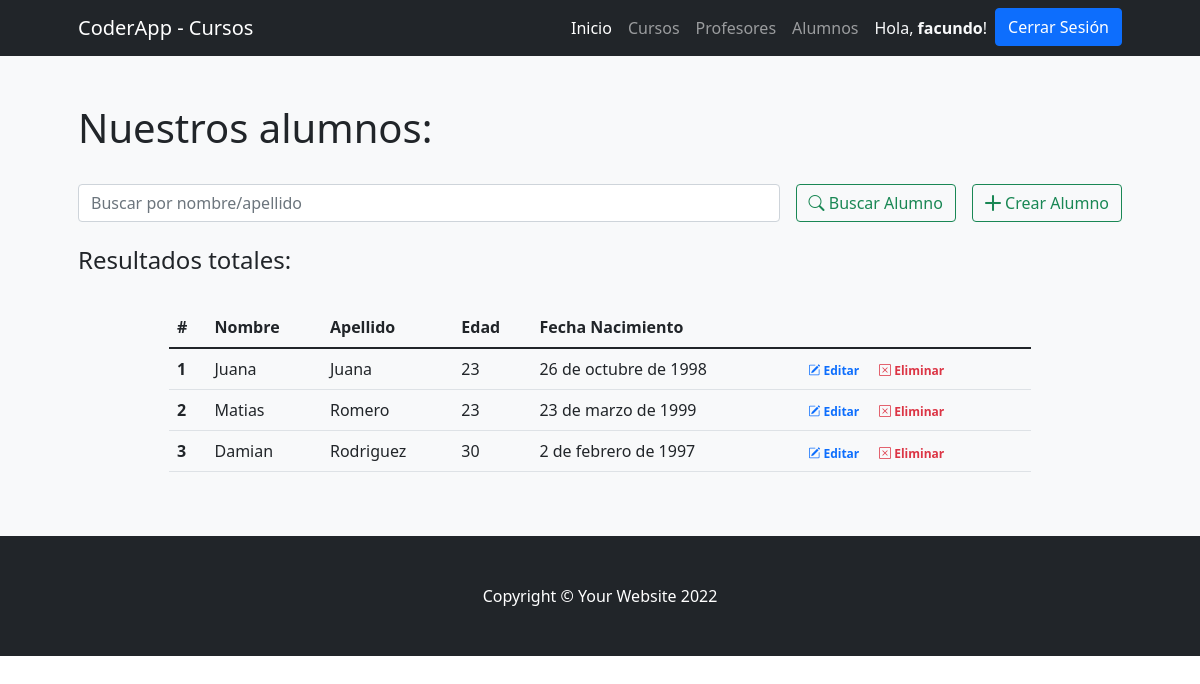
The app's page /appcye/alumnos/ (signed in), older data.
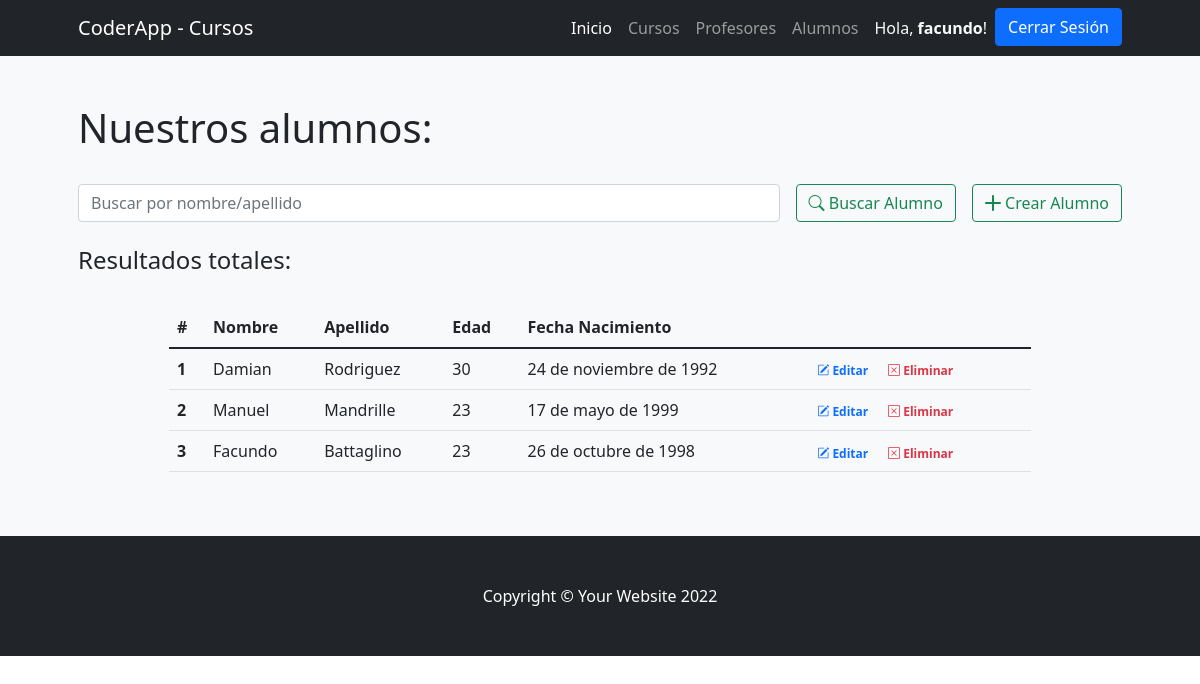
The same page, newer data.
### AppCursosyEventos/models.py (models this page shows)
class Alumnos(models.Model):
    nombre = models.CharField(max_length= 30)
    apellido = models.CharField(max_length= 30)
    edad = models.PositiveIntegerField()
    fecha_nacimiento = models.DateField()
    class Meta:
        verbose_name_plural = "Alumnos"

### AppCursosyEventos/views.py (the view, shortened to what this page needs)
# urls.py: path('alumnos/', alumno , name= "alumnos" ),
@login_required
def alumno(request):
    alumno = Alumnos.objects.all()
    return render(request,"CursosyEventosApp/alumnos.html",{"alumnos":alumno})

### AppCursosyEventos/templates/CursosyEventosApp/alumnos.html (shortened to what this page needs)
{% extends 'CursosyEventosApp/base.html' %}
{% load static %}
{% block contenidoPagina %}
<section class="bg-light py-5">
    <div class="container px-5">
        <h1>Nuestros alumnos:</h1>
        <br>
        <div class="row gx-5 justify-content-center">
            <div class="col-lg-12">
                <form class="d-flex my-2 my-lg-0" action="" method="post">
                    <input class="flex-grow-0 form-control mr-sm-2" type="search" name="alumnoo" placeholder="Buscar por nombre/apellido" aria-label="Search">
                    <button class="btn btn-outline-success text-nowrap ms-3 my-2 my-sm-0" type="submit"> <i class="bi bi-search"></i> Buscar Alumno</button>
                    <a class="btn btn-outline-success text-nowrap ms-3 my-2 my-sm-0" href="{% url 'crear_alumnos' %}"> <i class="bi bi-plus-lg"></i> Crear Alumno</a>
                </form>
            </div>
        </div>
        <br>
        <h4>Resultados
            {% if alumnoo %}
                para "{{busqueda}}":
            {% else %}
                totales:
            {% endif %}
        </h4>
        <br>
        <div class="row gx-5 justify-content-center">
            <div class="col-lg-10 table-responsive">
                <table class="table table-theme">
                    <thead>
                        <tr>
                            <th scope="col">#</th>
                            <th scope="col">Nombre</th>
                            <th scope="col">Apellido</th>
                            <th scope="col">Edad</th>
                            <th scope="col">Fecha Nacimiento</th>
                        </tr>
                    </thead>
                    <tbody>
                        {% for a in alumnos %}
                            <tr>
                                <th scope="row">{{forloop.counter}}</th>
                                <td>{{a.nombre}}</td>
                                <td>{{a.apellido}}</td>
                                <td>{{a.edad}}</td>
                                <td>{{a.fecha_nacimiento}}</td>
                                <td>
                                    <a href="{% url 'editar_alumno' a.id %}" class="text-primary badge badge-primary text-decoration-none"> <i class="bi bi-pencil-square"></i> Editar</a>
                                    <a href="{% url 'eliminar_alumno' a.id %}" class="text-danger badge badge-danger text-decoration-none"> <i class="bi bi-x-square"></i> Eliminar</a>
                                </td>
                            </tr>
                        {% endfor %}
                    </tbody>
                </table>
            </div>
        </div>
    </div>
</section>
{% endblock %}

### AppCursosyEventos/templates/CursosyEventosApp/base.html (shortened to what this page needs)
{% load static%}
<!DOCTYPE html>
<html lang="en">
    <head>
        <link href="https://cdn.jsdelivr.net/npm/bootstrap-icons@1.4.1/font/bootstrap-icons.css" rel="stylesheet" />
        <link href="{% static 'css/styles.css' %}" rel="stylesheet" />
    </head>
    <body>
        <nav class="navbar navbar-expand-lg navbar-dark bg-dark">
            <div class="container px-5">
                <a class="navbar-brand" href="#!">CoderApp - Cursos</a>
                <div class="collapse navbar-collapse" id="navbarSupportedContent">
                    <ul class="navbar-nav ms-auto mb-2 mb-lg-0">
                        <li class="nav-item"><a class="nav-link active" href="{% url 'inicio' %}">Inicio</a></li>
                        <li class="nav-item"><a class="nav-link" href="{% url 'cursos' %}">Cursos</a></li>
                        <li class="nav-item"><a class="nav-link" href="{% url 'profesores' %}">Profesores</a></li>
                        <li class="nav-item"><a class="nav-link" href="{% url 'alumnos' %}">Alumnos</a></li>
                        {% if user.is_authenticated %}
                        <li class="nav-item"><p class="text-light my-2 mx-2">Hola, <b>{{user.username}}</b>!</p></li>
                        <li class="nav-item"><a class="btn btn-primary" href="{% url 'logout' %}">Cerrar Sesión</a></li>
                        {% else %}
                            <li class="nav-item"><a class="btn btn-primary mx-2" href="{% url 'login' %}">Iniciar Sesión</a></li>
                            <li class="nav-item"><a class="btn btn-outline-primary" href="{% url 'register' %}">Registrarse</a></li>
                        {% endif %}
                    </ul>
                </div>
            </div>
        </nav>
        {% block contenidoPagina %}
        {% endblock %}
        <footer class="py-5 bg-dark">
            <div class="container px-5"><p class="m-0 text-center text-white">Copyright &copy; Your Website 2022</p></div>
        </footer>
    </body>
</html>

Row changes from the older to the newer data that the page shows:
removed Alumnos: nombre "Juana", apellido "Juana", edad "23", fecha_nacimiento "26 de octubre de 1998"
removed Alumnos: nombre "Matias", apellido "Romero", edad "23", fecha_nacimiento "23 de marzo de 1999"
changed Alumnos "Damian": fecha_nacimiento "2 de febrero de 1997" → "24 de noviembre de 1992"
added Alumnos: nombre "Manuel", apellido "Mandrille", edad "23", fecha_nacimiento "17 de mayo de 1999"
added Alumnos: nombre "Facundo", apellido "Battaglino", edad "23", fecha_nacimiento "26 de octubre de 1998"
